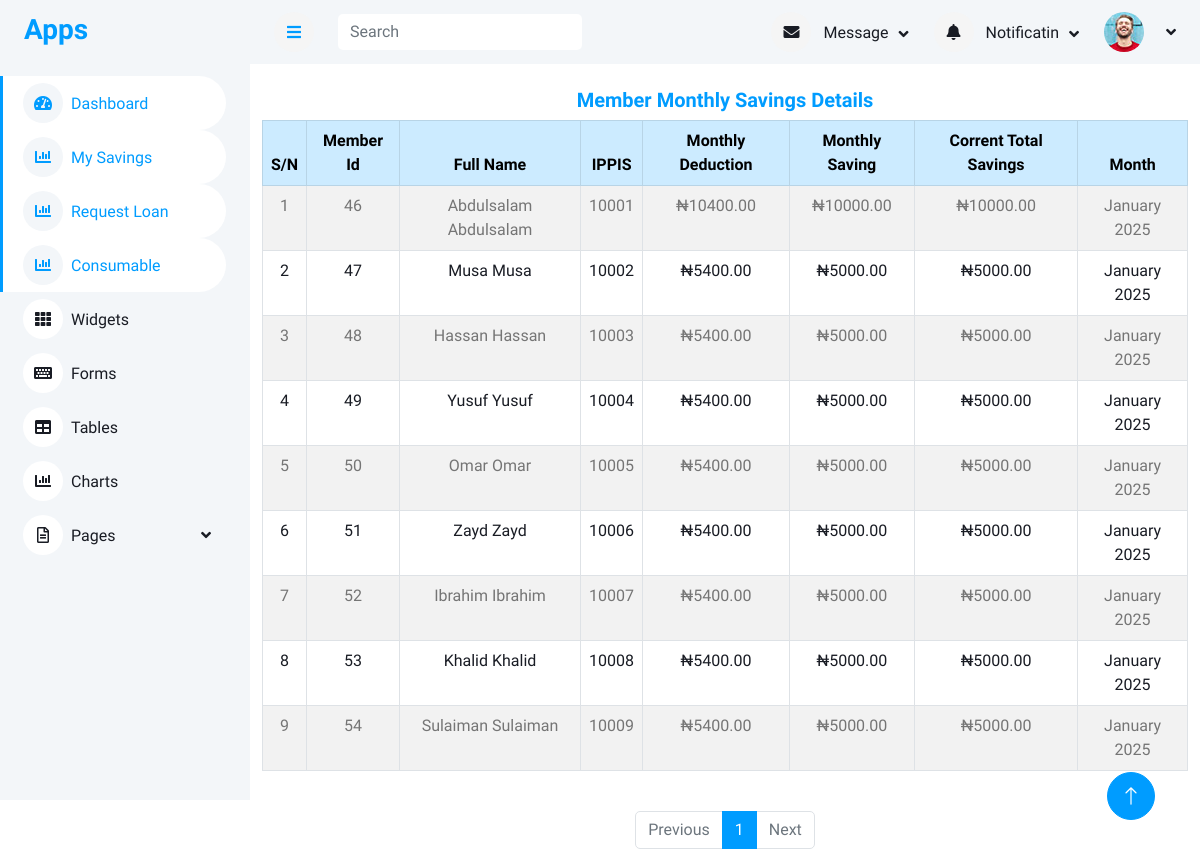
/get_upload_details/1/, run on the app's committed database.
### main/models.py (models this page shows, shortened)
class Savings(models.Model):
    member = models.ForeignKey(Member, on_delete=models.CASCADE)
    month = models.DateField(db_index=True)
    month_saving = models.DecimalField(max_digits=10, decimal_places=2)
    original_amount = models.DecimalField(max_digits=10, decimal_places=2, null=True, blank=True)
    date_created = models.DateTimeField(auto_now_add=True)
    class Meta:
        unique_together = ("member", "month")  # Prevents duplicates for the same month

### accounts/models.py (models this page shows, shortened)
class Member(models.Model):
    member = models.OneToOneField(User, on_delete=models.SET_NULL, null=True, blank=True)
    ippis = models.IntegerField(unique=True)  # Required and unique
    total_savings = models.DecimalField(max_digits=12, decimal_places=2, blank=True, null=True)

class User(AbstractUser):
    first_name = models.CharField(max_length=100)
    last_name = models.CharField(max_length=100)
    other_name = models.CharField(max_length=100)
    date_of_birth = models.DateField(blank=True,null=True)
    username = models.CharField(max_length=100, unique=True)
    department = models.CharField(max_length=100)
    unit = models.CharField(max_length=100)
    gender = models.ForeignKey(Gender, on_delete=models.CASCADE, blank=True, null=True)
    group = models.ForeignKey(UserGroup, on_delete=models.CASCADE, blank=True, null=True)
    marital_status = models.ForeignKey(MaritalStatus,on_delete=models.SET_NULL, null=True, blank=True)
    religion = models.ForeignKey(Religion, on_delete=models.SET_NULL, null=True, blank=True,)
    passport = models.ImageField(upload_to='passport', blank=True, null=True)
    member_number = models.CharField(max_length=100)

### main/views.py (the view)
# urls.py: path('get_upload_details/<int:month>/', views.get_upload_details, name='get_upload_details'),
def get_upload_details(request, month):
    savings_list = Savings.objects.filter(month__month=month)
    paginator = Paginator(savings_list, 100)  # Show 10 items per page
    page_number = request.GET.get("page")
    page_obj = paginator.get_page(page_number)
    return render(request,"main/get_upload_savings_details.html",{"page_obj": page_obj})

### templates/main/get_upload_savings_details.html
{% extends 'base/base.html' %}
{% block content %}
<div class="container mt-4">
    <h5 class="text-center text-primary ">Member Monthly Savings Details</h5>
<div class="table-responsive">
    <table class="table table-bordered table-striped table-hover text-center">
        <thead class="table-primary">
            <tr>
                <th>S/N</th>
                <th>Member Id</th>
                <th>Full Name</th>
                <th>IPPIS</th>
                <th>Monthly Deduction</th>
                <th>Monthly Saving</th>
                <th>Corrent Total Savings</th>
                <th>Month</th>
            </tr>
        </thead>
        <tbody class="text-dark">
            {% for save in page_obj %}
            <tr>
                <td>{{ forloop.counter }}</td>
                <td>{{ save.member.id }}</td>
                <td>{{ save.member.member.first_name }} {{ save.member.member.last_name }}</td>
                <td>{{ save.member.ippis }}</td>
                <td>₦{{ save.original_amount }}</td>
                <td>₦{{ save.month_saving }}</td>
                <td>₦{{ save.member.total_savings }}</td>
                <td>{{ save.month|date:"F Y" }}</td>
            </tr>
            {% empty %}
            <tr>
                <td colspan="7" class="text-center text-muted">No savings found for this month.</td>
            </tr>
            {% endfor %}
        </tbody>
    </table>
</div>
    <div class="d-flex justify-content-center mt-4">
        <nav aria-label="Page navigation">
            <ul class="pagination">
                {% if page_obj.has_previous %}
                <li class="page-item">
                    <a class="page-link" href="?page={{ page_obj.previous_page_number }}">Previous</a>
                </li>
                {% else %}
                <li class="page-item disabled">
                    <span class="page-link">Previous</span>
                </li>
                {% endif %}
                {% for num in page_obj.paginator.page_range %}
                <li class="page-item {% if page_obj.number == num %}active{% endif %}">
                    <a class="page-link" href="?page={{ num }}">{{ num }}</a>
                </li>
                {% endfor %}
                {% if page_obj.has_next %}
                <li class="page-item">
                    <a class="page-link" href="?page={{ page_obj.next_page_number }}">Next</a>
                </li>
                {% else %}
                <li class="page-item disabled">
                    <span class="page-link">Next</span>
                </li>
                {% endif %}
            </ul>
        </nav>
    </div>
</div>
{% endblock content %}

### static/css/style.css (style rules this page uses)
:root { --primary: #009CFF; --light: #F3F6F9; --dark: #191C24; }

### data on the page
Savings: member.id "46", member.member.first_name "Abdulsalam", member.member.last_name "Abdulsalam", member.ippis "10001", original_amount "10400.00", month_saving "10000.00", member.total_savings "10000.00", month "January 2025"
Savings: member.id "47", member.member.first_name "Musa", member.member.last_name "Musa", member.ippis "10002", original_amount "5400.00", month_saving "5000.00", member.total_savings "5000.00", month "January 2025"
Savings: member.id "48", member.member.first_name "Hassan", member.member.last_name "Hassan", member.ippis "10003", original_amount "5400.00", month_saving "5000.00", member.total_savings "5000.00", month "January 2025"
Savings: member.id "49", member.member.first_name "Yusuf", member.member.last_name "Yusuf", member.ippis "10004", original_amount "5400.00", month_saving "5000.00", member.total_savings "5000.00", month "January 2025"
Savings: member.id "50", member.member.first_name "Omar", member.member.last_name "Omar", member.ippis "10005", original_amount "5400.00", month_saving "5000.00", member.total_savings "5000.00", month "January 2025"
Savings: member.id "51", member.member.first_name "Zayd", member.member.last_name "Zayd", member.ippis "10006", original_amount "5400.00", month_saving "5000.00", member.total_savings "5000.00", month "January 2025"
Savings: member.id "52", member.member.first_name "Ibrahim", member.member.last_name "Ibrahim", member.ippis "10007", original_amount "5400.00", month_saving "5000.00", member.total_savings "5000.00", month "January 2025"
Savings: member.id "53", member.member.first_name "Khalid", member.member.last_name "Khalid", member.ippis "10008", original_amount "5400.00", month_saving "5000.00", member.total_savings "5000.00", month "January 2025"
Savings: member.id "54", member.member.first_name "Sulaiman", member.member.last_name "Sulaiman", member.ippis "10009", original_amount "5400.00", month_saving "5000.00", member.total_savings "5000.00", month "January 2025"

### other printed values
{{ num }} "1"
